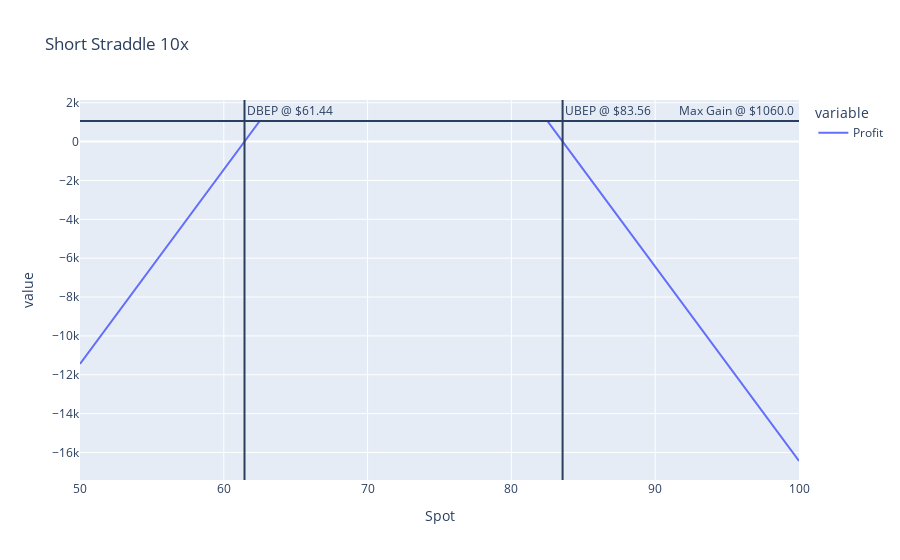

Source (notebook cell):
### Markdown cell above
# Short Straddle 

- Short long volatility
Continuing with the example above we establish a credit and hope that major price movements do not occur in the underlying.

### Code cell
VPT_short = pd.DataFrame(-np.maximum(S_-82.5,0) + -np.maximum(62.50- S_,0) + (0.49 + .57), index = S_,columns=['Profit'])*10*100
VPT_short.index.name = 'Spot'

fig4 = px.line(VPT_short, title = "Short Straddle 10x")
fig4.add_vline(x = 62.5-1.06,annotation=dict(text = f'DBEP @ ${62.5-1.06}'))
fig4.add_vline(x = 82.5+ 1.06,annotation=dict(text = f"UBEP @ ${82.5+1.06}"))
fig4.add_hline(y = 1.06*1000,annotation=dict(text = f"Max Gain @ ${1.06*1000} "))
fig4

### Figure 1 — Plotly figure (JSON) as saved in the notebook; plotly's stock layout.template omitted (floating-point values rounded to 4 significant figures)
{"data": [{"hovertemplate": "variable=Profit<br>Spot=%{x}<br>value=%{y}<extra></extra>", "legendgroup": "Profit", "line": {"color": "#636efa", "dash": "solid"}, "marker": {"symbol": "circle"}, "mode": "lines", "name": "Profit", "orientation": "v", "showlegend": true, "type": "scatter", "x": [50, 50.5, 51, 51.5, 52, 52.5, 53, 53.5, 54, 54.5, 55, 55.5, 56, 56.5, 57, 57.5, 58, 58.5, 59, 59.5, 60, 60.5, 61, 61.5, 62, 62.5, 63, 63.5, 64, 64.5, 65, 65.5, 66, 66.5, 67, 67.5, 68, 68.5, 69, 69.5, 70, 70.5, 71, 71.5, 72, 72.5, 73, 73.5, 74, 74.5, 75, 75.5, 76, 76.5, 77, 77.5, 78, 78.5, 79, 79.5, 80, 80.5, 81, 81.5, 82, 82.5, 83, 83.5, 84, 84.5, 85, 85.5, 86, 86.5, 87, 87.5, 88, 88.5, 89, 89.5, 90, 90.5, 91, 91.5, 92, 92.5, 93, 93.5, 94, 94.5, 95, 95.5, 96, 96.5, 97, 97.5, 98, 98.5, 99, 99.5, 100], "xaxis": "x", "y": [-11440, -10940, -10440, -9940, -9440, -8940, -8440, -7940.0, -7440.0, -6940.0, -6440.0, -5940.0, -5440.0, -4940.0, -4440.0, -3940, -3440, -2940, -2440, -1940.0, -1440.0, -940.0, -440.0, 60.0, 560, 1060.0, 1060.0, 1060.0, 1060.0, 1060.0, 1060.0, 1060.0, 1060.0, 1060.0, 1060.0, 1060.0, 1060.0, 1060.0, 1060.0, 1060.0, 1060.0, 1060.0, 1060.0, 1060.0, 1060.0, 1060.0, 1060.0, 1060.0, 1060.0, 1060.0, 1060.0, 1060.0, 1060.0, 1060.0, 1060.0, 1060.0, 1060.0, 1060.0, 1060.0, 1060.0, 1060.0, 1060.0, 1060.0, 1060.0, 1060.0, 1060.0, 560, 60.0, -440.0, -940.0, -1440.0, -1940.0, -2440, -2940, -3440, -3940, -4440.0, -4940.0, -5440.0, -5940.0, -6440.0, -6940.0, -7440.0, -7940.0, -8440, -8940, -9440, -9940, -10440, -10940, -11440, -11940, -12440, -12940, -13440, -13940, -14440, -14940, -15440, -15940, -16440], "yaxis": "y"}], "layout": {"annotations": [{"showarrow": false, "text": "DBEP @ $61.44", "x": 61.44, "xanchor": "left", "xref": "x", "y": 1, "yanchor": "top", "yref": "y domain"}, {"showarrow": false, "text": "UBEP @ $83.56", "x": 83.56, "xanchor": "left", "xref": "x", "y": 1, "yanchor": "top", "yref": "y domain"}, {"showarrow": false, "text": "Max Gain @ $1060.0 ", "x": 1, "xanchor": "right", "xref": "x domain", "y": 1060, "yanchor": "bottom", "yref": "y"}], "legend": {"title": {"text": "variable"}, "tracegroupgap": 0}, "shapes": [{"type": "line", "x0": 61.44, "x1": 61.44, "xref": "x", "y0": 0, "y1": 1, "yref": "y domain"}, {"type": "line", "x0": 83.56, "x1": 83.56, "xref": "x", "y0": 0, "y1": 1, "yref": "y domain"}, {"type": "line", "x0": 0, "x1": 1, "xref": "x domain", "y0": 1060, "y1": 1060, "yref": "y"}], "title": {"text": "Short Straddle 10x"}, "xaxis": {"anchor": "y", "domain": [0, 1], "title": {"text": "Spot"}}, "yaxis": {"anchor": "x", "domain": [0, 1], "title": {"text": "value"}}}}
